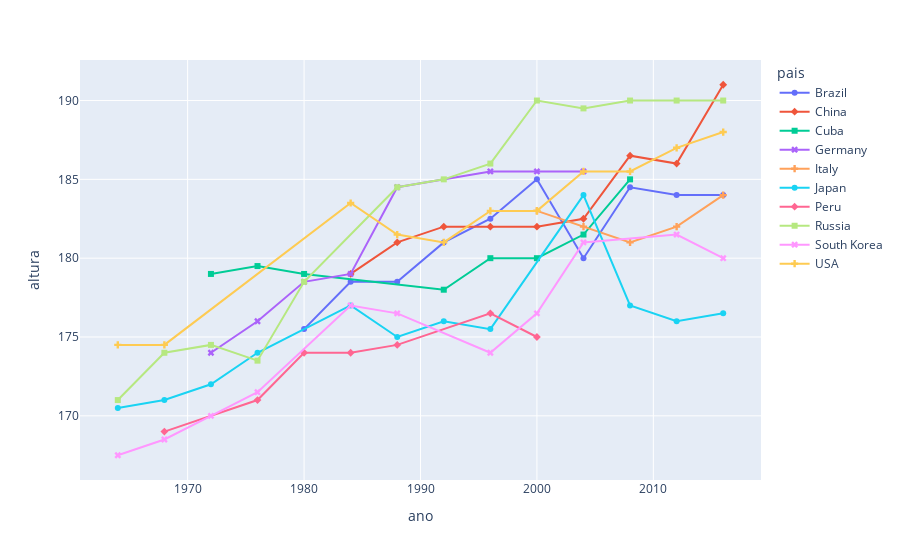

The notebook cell saved with this chart:
### Code cell
plt.figure(figsize=(14,8))
fig = px.line(df_idades, x = 'ano', y = 'altura', color = 'pais', symbol = 'pais')
fig.show()
fig.write_html("media_altura_por_pais.html")

### Figure 1 — Plotly figure (JSON) as saved in the notebook; plotly's stock layout.template omitted (floating-point values rounded to 4 significant figures)
{"data": [{"hovertemplate": "pais=Brazil<br>ano=%{x}<br>altura=%{y}<extra></extra>", "legendgroup": "Brazil", "line": {"color": "#636efa", "dash": "solid"}, "marker": {"symbol": "circle"}, "mode": "markers+lines", "name": "Brazil", "orientation": "v", "showlegend": true, "type": "scatter", "x": [1980, 1984, 1988, 1992, 1996, 2000, 2004, 2008, 2012, 2016], "xaxis": "x", "y": [175.5, 178.5, 178.5, 181, 182.5, 185, 180, 184.5, 184, 184], "yaxis": "y"}, {"hovertemplate": "pais=China<br>ano=%{x}<br>altura=%{y}<extra></extra>", "legendgroup": "China", "line": {"color": "#EF553B", "dash": "solid"}, "marker": {"symbol": "diamond"}, "mode": "markers+lines", "name": "China", "orientation": "v", "showlegend": true, "type": "scatter", "x": [1984, 1988, 1992, 1996, 2000, 2004, 2008, 2012, 2016], "xaxis": "x", "y": [179, 181, 182, 182, 182, 182.5, 186.5, 186, 191], "yaxis": "y"}, {"hovertemplate": "pais=Cuba<br>ano=%{x}<br>altura=%{y}<extra></extra>", "legendgroup": "Cuba", "line": {"color": "#00cc96", "dash": "solid"}, "marker": {"symbol": "square"}, "mode": "markers+lines", "name": "Cuba", "orientation": "v", "showlegend": true, "type": "scatter", "x": [1972, 1976, 1980, 1992, 1996, 2000, 2004, 2008], "xaxis": "x", "y": [179, 179.5, 179, 178, 180, 180, 181.5, 185], "yaxis": "y"}, {"hovertemplate": "pais=Germany<br>ano=%{x}<br>altura=%{y}<extra></extra>", "legendgroup": "Germany", "line": {"color": "#ab63fa", "dash": "solid"}, "marker": {"symbol": "x"}, "mode": "markers+lines", "name": "Germany", "orientation": "v", "showlegend": true, "type": "scatter", "x": [1972, 1976, 1980, 1984, 1988, 1996, 2000, 2004], "xaxis": "x", "y": [174, 176, 178.5, 179, 184.5, 185.5, 185.5, 185.5], "yaxis": "y"}, {"hovertemplate": "pais=Italy<br>ano=%{x}<br>altura=%{y}<extra></extra>", "legendgroup": "Italy", "line": {"color": "#FFA15A", "dash": "solid"}, "marker": {"symbol": "cross"}, "mode": "markers+lines", "name": "Italy", "orientation": "v", "showlegend": true, "type": "scatter", "x": [2000, 2004, 2008, 2012, 2016], "xaxis": "x", "y": [183, 182, 181, 182, 184], "yaxis": "y"}, {"hovertemplate": "pais=Japan<br>ano=%{x}<br>altura=%{y}<extra></extra>", "legendgroup": "Japan", "line": {"color": "#19d3f3", "dash": "solid"}, "marker": {"symbol": "circle"}, "mode": "markers+lines", "name": "Japan", "orientation": "v", "showlegend": true, "type": "scatter", "x": [1964, 1968, 1972, 1976, 1984, 1988, 1992, 1996, 2004, 2008, 2012, 2016], "xaxis": "x", "y": [170.5, 171, 172, 174, 177, 175, 176, 175.5, 184, 177, 176, 176.5], "yaxis": "y"}, {"hovertemplate": "pais=Peru<br>ano=%{x}<br>altura=%{y}<extra></extra>", "legendgroup": "Peru", "line": {"color": "#FF6692", "dash": "solid"}, "marker": {"symbol": "diamond"}, "mode": "markers+lines", "name": "Peru", "orientation": "v", "showlegend": true, "type": "scatter", "x": [1968, 1976, 1980, 1984, 1988, 1996, 2000], "xaxis": "x", "y": [169, 171, 174, 174, 174.5, 176.5, 175], "yaxis": "y"}, {"hovertemplate": "pais=Russia<br>ano=%{x}<br>altura=%{y}<extra></extra>", "legendgroup": "Russia", "line": {"color": "#B6E880", "dash": "solid"}, "marker": {"symbol": "square"}, "mode": "markers+lines", "name": "Russia", "orientation": "v", "showlegend": true, "type": "scatter", "x": [1964, 1968, 1972, 1976, 1980, 1988, 1992, 1996, 2000, 2004, 2008, 2012, 2016], "xaxis": "x", "y": [171, 174, 174.5, 173.5, 178.5, 184.5, 185, 186, 190, 189.5, 190, 190, 190], "yaxis": "y"}, {"hovertemplate": "pais=South Korea<br>ano=%{x}<br>altura=%{y}<extra></extra>", "legendgroup": "South Korea", "line": {"color": "#FF97FF", "dash": "solid"}, "marker": {"symbol": "x"}, "mode": "markers+lines", "name": "South Korea", "orientation": "v", "showlegend": true, "type": "scatter", "x": [1964, 1968, 1972, 1976, 1984, 1988, 1996, 2000, 2004, 2012, 2016], "xaxis": "x", "y": [167.5, 168.5, 170, 171.5, 177, 176.5, 174, 176.5, 181, 181.5, 180], "yaxis": "y"}, {"hovertemplate": "pais=USA<br>ano=%{x}<br>altura=%{y}<extra></extra>", "legendgroup": "USA", "line": {"color": "#FECB52", "dash": "solid"}, "marker": {"symbol": "cross"}, "mode": "markers+lines", "name": "USA", "orientation": "v", "showlegend": true, "type": "scatter", "x": [1964, 1968, 1984, 1988, 1992, 1996, 2000, 2004, 2008, 2012, 2016], "xaxis": "x", "y": [174.5, 174.5, 183.5, 181.5, 181, 183, 183, 185.5, 185.5, 187, 188], "yaxis": "y"}], "layout": {"legend": {"title": {"text": "pais"}, "tracegroupgap": 0}, "margin": {"t": 60}, "xaxis": {"anchor": "y", "domain": [0, 1], "title": {"text": "ano"}}, "yaxis": {"anchor": "x", "domain": [0, 1], "title": {"text": "altura"}}}}
